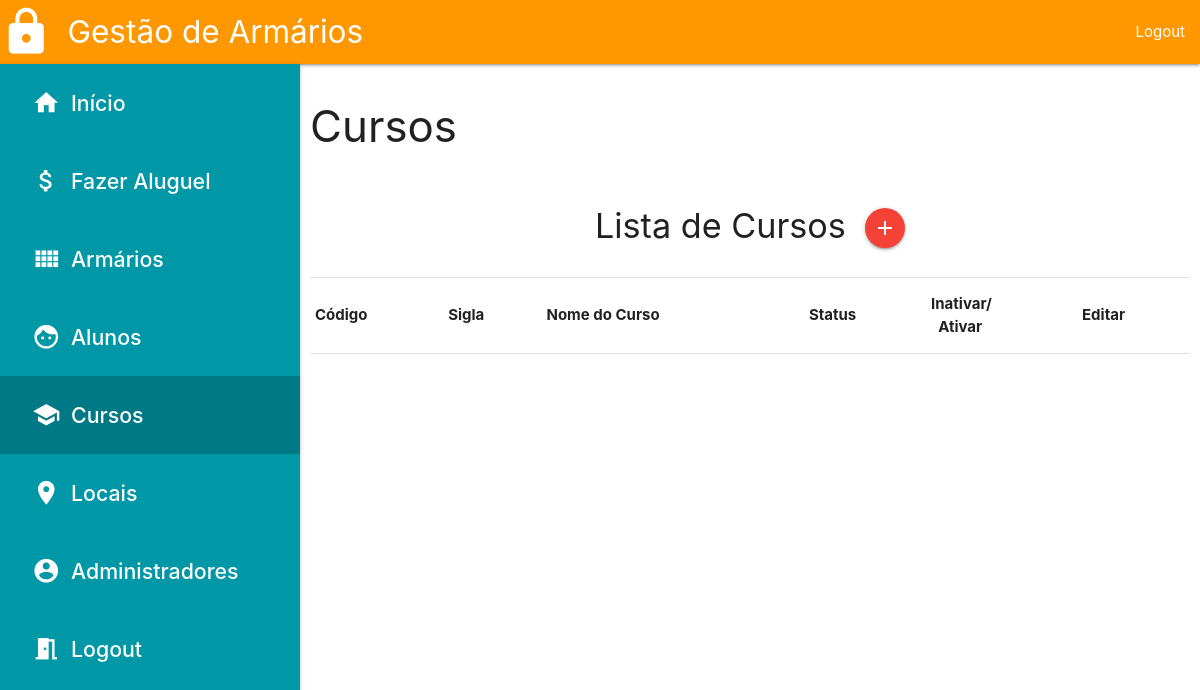
The page /cursos.php (signed in) on the database as committed earlier.
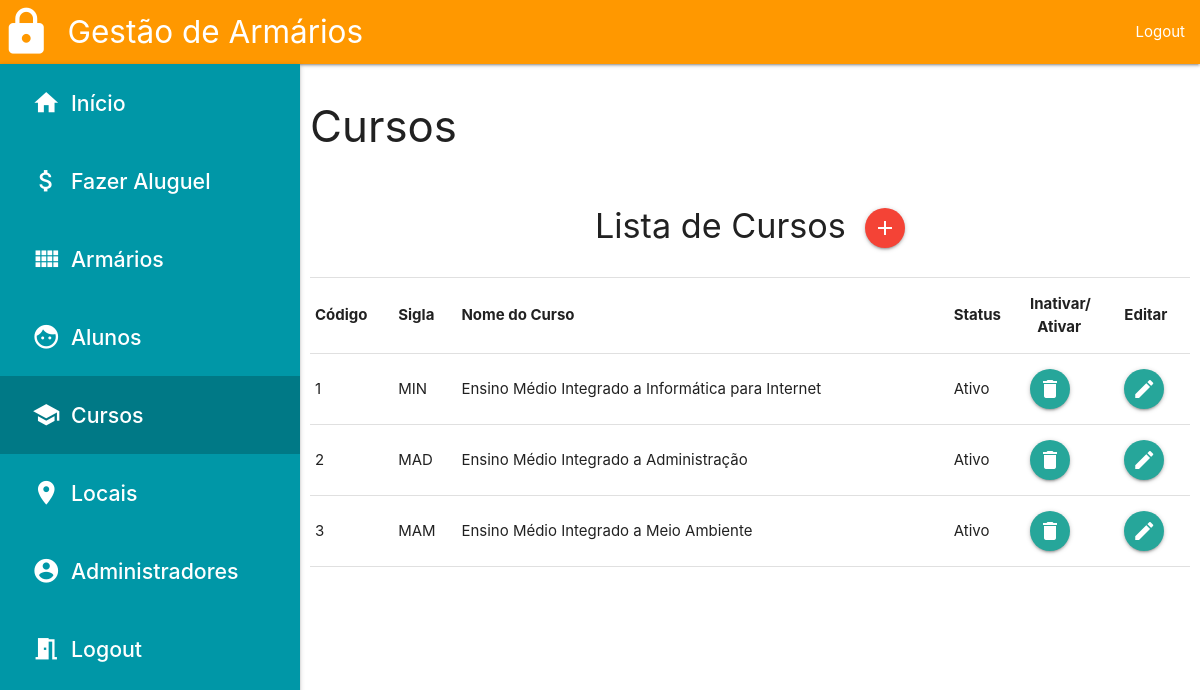
The same page on the database as committed later.
### tables this page shows
create table tb_curso(
	cd_curso int not null auto_increment,
    sg_curso varchar(5) not null,
    nm_curso varchar(60) not null,
    st_curso boolean not null default 1,
    primary key(cd_curso),
    constraint curso_sg_curso_unico unique(sg_curso),
    constraint curso_nm_curso_unico unique(nm_curso)
);

### class/Utilitarios.php (called while the page is built, shortened)
<?php
abstract class Utilitarios
{
    private $host     = "localhost";
    private $port     = 3307;
    private $db       = "db_gestor_de_armarios";
    private $user     = "root";
    private $pass     = "usbw";
    public function db_connect()
    {
        $conn =  new mysqli($this->host, $this->user, $this->pass, $this->db, $this->port);
        $conn->set_charset("utf8");
        return $conn;
    }
}

### init/init.php (called while the page is built, shortened)
<?php
include_once($_SERVER["DOCUMENT_ROOT"]."/class/Administrador.php");
$admin = new Administrador($_SESSION["nm_user"]);

### class/Administrador.php (called while the page is built, shortened)
<?php
include_once "Utilitarios.php";
class Administrador extends Utilitarios
{
    public function __construct($nm_user){
        $this->mysqli = $this->db_connect();
    }
    public function consultar_curso($cd = ""){
        $sql = "SELECT * from tb_curso";
        $query = $this->mysqli->query($sql);
        if($query->num_rows > 0){
            return $query;
        }else{
            return null;
        }
    }
}

### cursos.php (the view, shortened to what this page needs)
<?php include_once "init/init.php"; ?>
<!doctype html>
<html lang="pt-br">
    <head>
        <link rel="stylesheet" href="/css/materialize.css">
        <link rel="stylesheet" href="/css/material_icons.css">
        <link rel="stylesheet" href="/css/style.css">
    </head>
    <body>
        <?php
            include_once "components/menu.php";
        ?>
        <div class="row s12" style="margin-bottom: 0px;">
            <main id="pag-content">
                <h3>Cursos</h3>
                <table>
                    <thead>
                        <tr>
                            <th colspan="6" class="center-align">
                                <h4>Lista de Cursos&nbsp;
                                    <a href="#!" data-target="cadastrar_curso" class="btn-floating red modal-trigger">
                                        <i class="material-icons">add</i>
                                    </a>
                                </h4>
                            </th>
                        </tr>
                        <tr>
                            <th>Código</th>
                            <th>Sigla</th>
                            <th>Nome do Curso</th>
                            <th>Status</th>
                            <th>Inativar/<br>&nbsp;&nbsp;Ativar</th>
                            <th>Editar</th>
                        </tr>
                    </thead>
                    <tbody>
                    <?php
                        $cursos = $admin->consultar_curso();
                        if(!empty($cursos)){
                            while($curso = $cursos->fetch_object()){
                                if($curso->st_curso == 1){
                                    $curso->st_curso = "Ativo";
                                    $icon = "delete";
                                }else{
                                    $curso->st_curso = "Inativo";
                                    $icon = "check";
                                }
                                ?>
                                <tr id="curso_<?php echo $curso->cd_curso; ?>" data-sg-curso="<?php echo $curso->sg_curso; ?>"  data-nm-curso="<?php echo $curso->nm_curso; ?>" data-st-curso="<?php echo $curso->st_curso; ?>">
                                    <td><?php echo $curso->cd_curso; ?></td>
                                    <td><?php echo $curso->sg_curso; ?></td>
                                    <td><?php echo $curso->nm_curso; ?></td>
                                    <td><?php echo $curso->st_curso; ?></td>
                                    <td><a href="/actions/toggle_curso.php?cd=<?php echo $curso->cd_curso; ?>" class="btn-floating"><i class="material-icons"><?php echo $icon; ?></i></a></td>
                                    <td><a data-target="editar_curso" href="#!" onclick="editar_dados('curso',<?php echo $curso->cd_curso; ?>,['st_curso','sg_curso','nm_curso'])" class="btn-floating modal-trigger"><i class="material-icons">edit</i></a></td>
                                </tr>
                                <?php
                            }
                        }
                    ?>
                    </tbody>
                </table>
            </main>
        </div>
    </body>
</html>

### components/menu.php (shortened to what this page needs)
<nav style="user-select: none;">
    <div class="nav-wrapper orange z-depth-1">
        <a href="/home.php" class="brand-logo"><i class="material-icons" style="font-size: 3.5rem">lock</i><span class="hide-on-med-and-down">Gestão de Armários</span></a>
        <ul class="right hide-on-med-and-down">
            <li><a href="/actions/logout.php">Logout</a></li>
        </ul>
    </div>
</nav>
<ul id="slide-out" class="sidenav sidenav-fixed" style="background-color: rgb(0, 151, 167);">
    <li id="li_home"><a href="/home.php"><i class="material-icons">home</i>Início</a></li>
    <li id="li_fazer_aluguel"><a href="#!"><i class="material-icons">attach_money</i>Fazer Aluguel</a></li>
    <li id="li_armarios"><a href="/armarios.php"><i class="material-icons">view_comfy</i>Armários</a></li>
    <li id="li_alunos"><a href="#!"><i class="material-icons">face</i>Alunos</a></li>
    <li id="li_cursos"><a href="/cursos.php"><i class="material-icons">school</i>Cursos</a></li>
    <li id="li_locais"><a href="/locais.php"><i class="material-icons">room</i>Locais</a></li>
    <li id="li_administradores"><a href="/administradores.php"><i class="material-icons">account_circle</i>Administradores</a></li>
    <li id="li_logout"><a href="/actions/logout.php"><i class="material-icons">meeting_room</i>Logout</a></li>
</ul>

### css/style.css (style rules this page uses)
* { margin:0; padding:0; }
body { background-color: orange; }
#slide-out { margin-top:0px; padding-bottom: 0px; user-select: none; }
#slide-out li, #slide-out li > a, #slide-out li i { line-height: 78px !important; }
#slide-out li > a { height: 78px; }
#slide-out li, #slide-out li a, #slide-out li i { color:white !important; font-size:16pt; }
#slide-out li i { margin-right: 15px; font-size: 1.9rem !important; }
#pag-content { width: 100%; height: calc(100vh - 56px); overflow-y: auto; background-color: white !important; padding:10px; }
@media only screen and (min-width: 601px) { #pag-content { height: calc(100vh - 64px); } }
@media only screen and (min-width: 992px) { #slide-out { margin-top: 64px; height: calc(100vh - 64px); } }
@media only screen and (min-width: 992px) { #pag-content { width: calc(100% - 300px); height: calc(100vh - 64px); margin-left:300px; } }

Rows that differ between the two databases and show on the page:
added tb_curso: cd_curso "1", sg_curso "MIN", nm_curso "Ensino Médio Integrado a Informática para Internet", st_curso "Ativo"
added tb_curso: cd_curso "2", sg_curso "MAD", nm_curso "Ensino Médio Integrado a Administração", st_curso "Ativo"
added tb_curso: cd_curso "3", sg_curso "MAM", nm_curso "Ensino Médio Integrado a Meio Ambiente", st_curso "Ativo"
